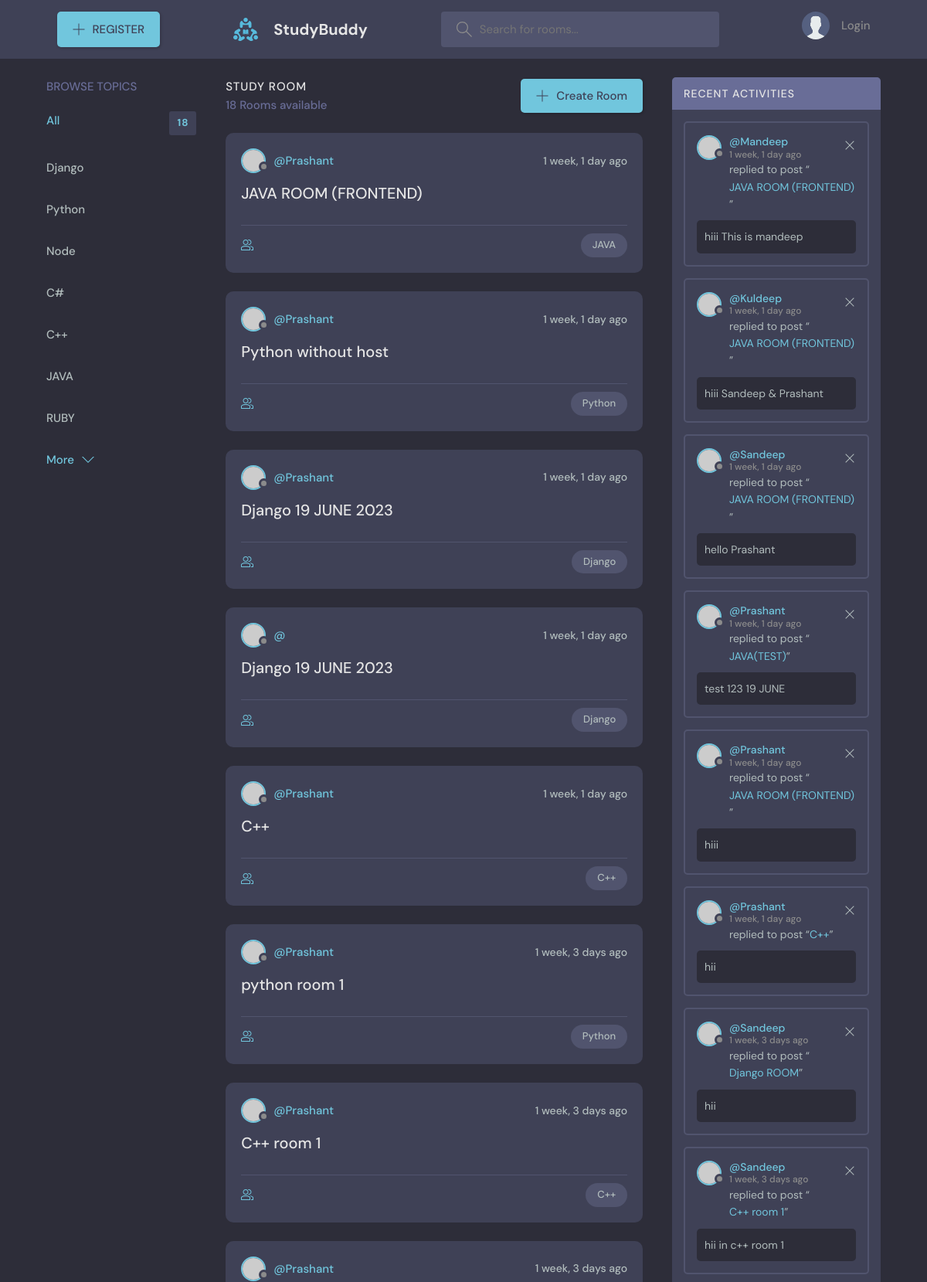
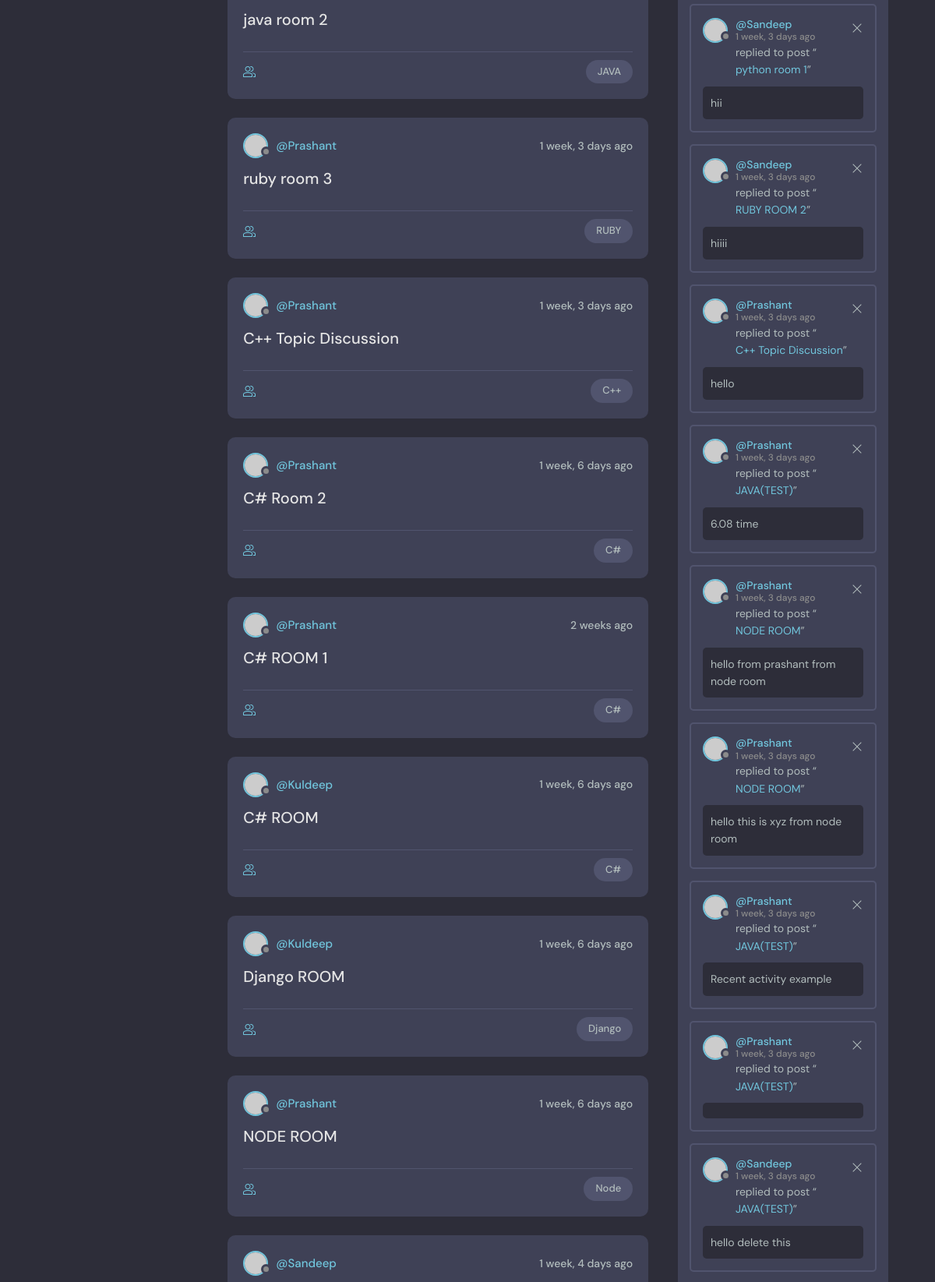
The page / (upper part) on the database its author committed (2 pictures, top to bottom).
### base/models.py (models this page shows)
class Topic(models.Model):
    name=models.CharField(max_length=200)
    def __str__(self):
        return self.name

class Room(models.Model):
    host=models.ForeignKey(User,on_delete=models.SET_NULL , null=True)
    name=models.CharField(max_length=20)
    topic=models.ForeignKey(Topic ,on_delete=models.CASCADE,null=True)
    participant=models.ManyToManyField(User , related_name="participant")
    description=models.TextField(null=True,blank=True)
    created_at=models.DateTimeField(auto_now_add=True)
    updated_at=models.DateTimeField(auto_now=True)
    def __str__(self):
        return self.name
    class Meta:
        ordering=['-updated_at','created_at']

class Message(models.Model):
    user=models.ForeignKey(User,on_delete=models.CASCADE)
    room=models.ForeignKey(Room ,on_delete=models.CASCADE)
    body=models.TextField()
    created_at=models.DateTimeField(auto_now_add=True)
    updated_at=models.DateTimeField(auto_now=True)
    def __str__(self):
        return self.body[0:50]
    class Meta:
        ordering=['-updated_at','created_at']

### base/views.py (the view)
# urls.py: path('',home,name="home"),
def home(request):
    q = request.GET.get('q') if request.GET.get('q') !=None else ''
    rooms=Room.objects.filter(Q(topic__name__icontains=q) | Q(name__icontains=q) | Q(description__icontains=q))
    get_message=Message.objects.filter(Q(room__topic__name__icontains=q))
    topic=Topic.objects.all()
    room_count=rooms.count()
    context={'rooms':rooms,
             'topic':topic,
             'room_count':room_count,
             'get_message':get_message,}
    return render(request ,'base/home.html',context)

### base/templates/base/home.html (shortened to what this page needs)
{% extends 'main.html' %}
{% block content %}
    <main class="layout layout--3">
      <div class="container">
        <div class="topics">
          <div class="topics__header">
            <h2>Browse Topics</h2>
          </div>
          <ul class="topics__list">
            <li>
              <a href="{% url 'home' %}" class="active">All <span>{{room_count}}</span></a>
            </li>
            {% for t in topic %}
            <li>
              <a href="{% url 'home' %}?q={{t.name}}">{{t.name}} </a>
            </li>
            {% endfor %}
          </ul>
          <a class="btn btn--link" href="topics.html">
            More
            <svg version="1.1" xmlns="http://www.w3.org/2000/svg" width="32" height="32" viewBox="0 0 32 32">
              <title>chevron-down</title>
              <path d="M16 21l-13-13h-3l16 16 16-16h-3l-13 13z"></path>
            </svg>
          </a>
        </div>
        <div class="roomList">
          <div class="roomList__header">
            <div>
              <h2>Study Room</h2>
              <p>{{room_count}} Rooms available</p>
            </div>
            <a class="btn btn--main" href="{% url 'Create-Room' %}">
              <svg version="1.1" xmlns="http://www.w3.org/2000/svg" width="32" height="32" viewBox="0 0 32 32">
                <title>add</title>
                <path
                  d="M16.943 0.943h-1.885v14.115h-14.115v1.885h14.115v14.115h1.885v-14.115h14.115v-1.885h-14.115v-14.115z"
                ></path>
              </svg>
              Create Room
            </a>
          </div>
          {% for room in rooms %}
           <div class="roomListRoom">
            <div class="roomListRoom__header">
              <a href="{% url 'User-Profile' user.id %}" class="roomListRoom__author">
                <div class="avatar avatar--small">
                  <img src="https://randomuser.me/api/portraits/women/11.jpg" />
                </div>
                <span>@{{room.host.username}}</span>
              </a>
              <div class="roomListRoom__actions">
                <span>{{room.created_at|timesince}} ago</span>
              </div>
            </div>
            <div class="roomListRoom__content">
              <a href="{% url 'room' room.id %}">{{room.name}}</a>
            </div>
            <div class="roomListRoom__meta">
              <a href="{% url 'room' room.id %}" class="roomListRoom__joined">
              </a>
              <p class="roomListRoom__topic">{{room.topic}}</p>
            </div>
           </div>
          {% endfor %}
        </div>
        <div class="activities">
          <div class="activities__header">
            <h2>Recent Activities</h2>
          </div>
          {% for m in get_message %}
          <div class="activities__box">
            <div class="activities__boxHeader roomListRoom__header">
              <a href="{% url 'User-Profile' user.id %}" class="roomListRoom__author">
                <div class="avatar avatar--small">
                  <img src="https://randomuser.me/api/portraits/women/11.jpg" />
                </div>
                <p>
                  @{{m.user}}
                  <span>{{m.created_at|timesince}} ago</span>
                </p>
              </a>
              <div class="roomListRoom__actions">
                <a href="#">
                  <svg version="1.1" xmlns="http://www.w3.org/2000/svg" width="32" height="32" viewBox="0 0 32 32">
                    <title>remove</title>
                    <path
                      d="M27.314 6.019l-1.333-1.333-9.98 9.981-9.981-9.981-1.333 1.333 9.981 9.981-9.981 9.98 1.333 1.333 9.981-9.98 9.98 9.98 1.333-1.333-9.98-9.98 9.98-9.981z"
                    ></path>
                  </svg>
                </a>
              </div>
            </div>
            <div class="activities__boxContent">
              <p>replied to post “<a href="#">{{m.room}}</a>”</p>
              <div class="activities__boxRoomContent">
               {{m}}
              </div>
            </div>
          </div>
          {% endfor %}
      </div>
    </main>
{% endblock content %}

### rows shown on the page
Topic: name "Django"
Topic: name "Python"
Topic: name "Node"
Topic: name "C#"
Topic: name "C++"
Topic: name "JAVA"
Topic: name "RUBY"
Room: host.username "Prashant", created_at "1 week, 1 day", name "JAVA ROOM (FRONTEND)", topic "JAVA"
Room: host.username "Prashant", created_at "1 week, 1 day", name "Python without host", topic "Python"
Room: host.username "Prashant", created_at "1 week, 1 day", name "Django 19 JUNE 2023", topic "Django"
Room: created_at "1 week, 1 day", name "Django 19 JUNE 2023", topic "Django"
Room: host.username "Prashant", created_at "1 week, 1 day", name "C++", topic "C++"
Room: host.username "Prashant", created_at "1 week, 3 days", name "python room 1", topic "Python"
Room: host.username "Prashant", created_at "1 week, 3 days", name "C++ room 1", topic "C++"
Room: host.username "Prashant", created_at "1 week, 3 days", name "java room 2", topic "JAVA"
Room: host.username "Prashant", created_at "1 week, 3 days", name "ruby room 3", topic "RUBY"
Room: host.username "Prashant", created_at "1 week, 3 days", name "C++ Topic Discussion", topic "C++"
Room: host.username "Prashant", created_at "1 week, 6 days", name "C# Room 2", topic "C#"
Room: host.username "Prashant", created_at "2 weeks", name "C# ROOM 1", topic "C#"
Room: host.username "Kuldeep", created_at "1 week, 6 days", name "C# ROOM", topic "C#"
Room: host.username "Kuldeep", created_at "1 week, 6 days", name "Django ROOM", topic "Django"
Room: host.username "Prashant", created_at "1 week, 6 days", name "NODE ROOM", topic "Node"
Room: host.username "Sandeep", created_at "1 week, 4 days"
Message: user "Mandeep", created_at "1 week, 1 day", room "JAVA ROOM (FRONTEND)", body "hiii This is mandeep"
Message: user "Kuldeep", created_at "1 week, 1 day", room "JAVA ROOM (FRONTEND)", body "hiii Sandeep & Prashant"
Message: user "Sandeep", created_at "1 week, 1 day", room "JAVA ROOM (FRONTEND)", body "hello Prashant"
Message: user "Prashant", created_at "1 week, 1 day", room "JAVA(TEST)", body "test 123 19 JUNE"
Message: user "Prashant", created_at "1 week, 1 day", room "JAVA ROOM (FRONTEND)", body "hiii"
Message: user "Prashant", created_at "1 week, 1 day", room "C++", body "hii"
Message: user "Sandeep", created_at "1 week, 3 days", room "Django ROOM", body "hii"
Message: user "Sandeep", created_at "1 week, 3 days", room "C++ room 1", body "hii in c++ room 1"
Message: user "Sandeep", created_at "1 week, 3 days", room "python room 1", body "hii"
Message: user "Sandeep", created_at "1 week, 3 days", room "RUBY ROOM 2", body "hiiii"
Message: user "Prashant", created_at "1 week, 3 days", room "C++ Topic Discussion", body "hello"
Message: user "Prashant", created_at "1 week, 3 days", room "JAVA(TEST)", body "6.08 time"
Message: user "Prashant", created_at "1 week, 3 days", room "NODE ROOM", body "hello from prashant from node room"
Message: user "Prashant", created_at "1 week, 3 days", room "NODE ROOM", body "hello this is xyz from node room"
Message: user "Prashant", created_at "1 week, 3 days", room "JAVA(TEST)", body "Recent activity example"
Message: user "Prashant", created_at "1 week, 3 days", room "JAVA(TEST)"
Message: user "Sandeep", created_at "1 week, 3 days", room "JAVA(TEST)", body "hello delete this"

### other values the page prints
{{ room_count }} "18"
